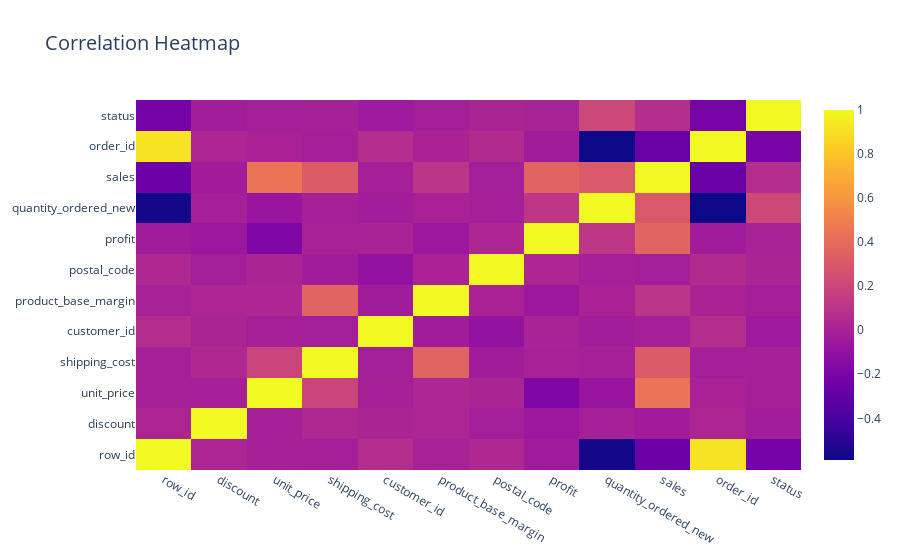

The cell this chart's notebook holds for it:
### Markdown cell above
# Exploratory Data Analysis

### Code cell
corr = df.corr()

data=go.Heatmap(z=corr.values,
                x=corr.index.values.tolist(),
                y=corr.index.values.tolist(),
                hoverinfo='all')
layout = go.Layout(title='Correlation Heatmap',titlefont=dict(size=20))
    
iplot(dict(data=data,layout=layout))

### Figure 1 — Plotly figure (JSON) as saved in the notebook; plotly's stock layout.template omitted (floating-point values rounded to 4 significant figures; data arrays with more than 128 entries replaced by an {"elided": "..."} marker saying what was removed)
{"data": [{"hoverinfo": "all", "type": "heatmap", "x": ["row_id", "discount", "unit_price", "shipping_cost", "customer_id", "product_base_margin", "postal_code", "profit", "quantity_ordered_new", "sales", "order_id", "status"], "y": ["row_id", "discount", "unit_price", "shipping_cost", "customer_id", "product_base_margin", "postal_code", "profit", "quantity_ordered_new", "sales", "order_id", "status"], "z": {"elided": "12x12 float values"}}], "layout": {"title": {"font": {"size": 20}, "text": "Correlation Heatmap"}}}
